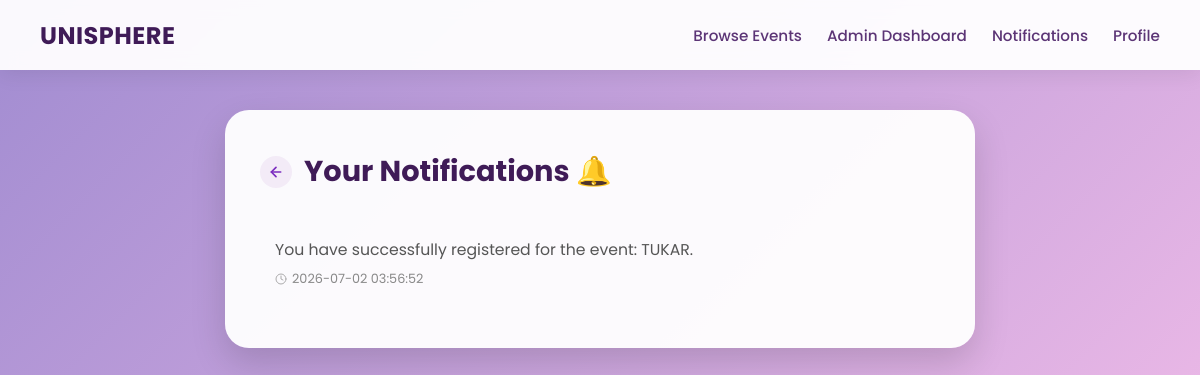
/notifications (signed in), run on an earlier commit of the app's database.
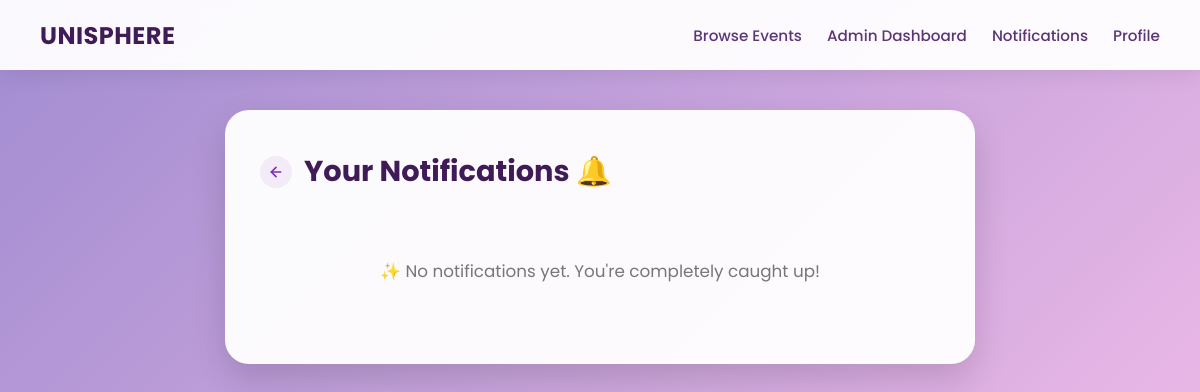
And on a later commit of the database.
### tables this page shows
CREATE TABLE notifications (
    id INTEGER PRIMARY KEY AUTOINCREMENT,
    student_id varchar(10) NOT NULL,
    message TEXT NOT NULL,
    type TEXT NOT NULL,
    is_read INTEGER DEFAULT 0,
    created_at TIMESTAMP DEFAULT CURRENT_TIMESTAMP, redirect TEXT,
    FOREIGN KEY (student_id) REFERENCES users_general(student_id)
);

### app.py (the view)
@app.route('/notifications')
def notifications():
    username = session.get('user')
    if not username:
        return redirect(url_for('signin'))
    conn = get_db_connection()
    cursor = conn.cursor()
    cursor.execute("""
        SELECT student_id FROM users_general WHERE username = ?
    """, (username,))
    user = cursor.fetchone()
    if not user:
        conn.close()
        return "User not found"
    create_event_reminders(user["student_id"])
    cursor.execute("""
        SELECT * FROM notifications
        WHERE student_id = ?
        ORDER BY created_at DESC
    """, (user["student_id"],))
    notifications_list = cursor.fetchall()
    cursor.execute("""
        SELECT COUNT(*)
        FROM notifications
        WHERE student_id=? AND is_read=0
    """, (user["student_id"],))
    unread_notifications = cursor.fetchone()[0]
    conn.close()
    return render_template("notifications.html", notifications=notifications_list, unread_notifications=unread_notifications)

### app.py (called while the page is built, shortened)
def get_db_connection():
    conn = sqlite3.connect('database.db')
    conn.row_factory = sqlite3.Row
    conn.execute("PRAGMA foreign_keys = 1")
    return conn

def create_event_reminders(student_id):
    conn = get_db_connection()
    cursor = conn.cursor()
    cursor.execute("""
        SELECT
            e.event_id,
            e.event_name,
            e.start_date AS date,
            e.start_time AS time
        FROM event_registrations r
        JOIN events e
            ON r.event_id = e.event_id
        WHERE r.student_id = ?
    """, (student_id,))
    events = cursor.fetchall()
    today = datetime.today().date()
    tomorrow = today + timedelta(days=1)
    for event in events:
        event_date = datetime.strptime(
            event["date"],
            "%Y-%m-%d"
        ).date()
    conn.commit()
    conn.close()

### templates/notifications.html (shortened to what this page needs)
<!DOCTYPE html>
<html lang="en">
<head>
</head>
<body>
    <nav class="navbar">
        <a class="navbar-brand" href="/user_dashboard">UniSphere</a>
        <div class="navbar-links">
            {% if session.get('role') == 'user' %}
                    <a href="/eventbrowsing">Browse Events</a>
                    <a href="/be_organizer">Become Organizer</a>
                    <a href="/notifications" class="notification-link">
                        Notifications
                        {% if unread_notifications > 0 %}
                            <span class="notification-dot"></span>
                        {% endif %}
                    </a>
                    <a href="/user_dashboard">Profile</a>
                {% elif session.get('role') == 'admin' %}
                    <a href="/eventbrowsing">Browse Events</a>
                    <a href="/admin_dashboard">Admin Dashboard</a>
                    <a href="/notifications" class="notification-link">
                        Notifications
                    </a>
                    <a href="/user_dashboard">Profile</a>
                {% endif %}
        </div>
    </nav>
    <div class="container">
        <div class="title-wrapper">
            <a href="/user_dashboard" class="inline-back-arrow" title="Return to user dashboard">
                <svg xmlns="http://www.w3.org/2000/svg" width="16" height="16" viewBox="0 0 24 24" fill="none" stroke="currentColor" stroke-width="2.5" stroke-linecap="round" stroke-linejoin="round">
                    <line x1="19" y1="12" x2="5" y2="12"></line>
                    <polyline points="12 19 5 12 12 5"></polyline>
                </svg>
            </a>
            <h2>Your Notifications 🔔</h2>
        </div>
        {% if notifications %}
            {% for n in notifications %}
                <div class="notification {% if n['is_read'] == 0 %}unread{% else %}read{% endif %}">
                    <div class="notification-content">
                        <span class="msg-text">
                            {{ n['message'] }}
                        </span>
                    </div>
                    <div class="notification-meta">
                        <svg xmlns="http://www.w3.org/2000/svg" width="12" height="12" viewBox="0 0 24 24" fill="none" stroke="currentColor" stroke-width="2" stroke-linecap="round" stroke-linejoin="round" style="opacity:0.7;">
                            <circle cx="12" cy="12" r="10"></circle>
                            <polyline points="12 6 12 12 16 14"></polyline>
                        </svg>
                        {{ n['created_at'] }}
                    </div>
                </div>
            {% endfor %}
        {% else %}
            <div class="empty">
                <p>✨ No notifications yet. You're completely caught up!</p>
            </div>
        {% endif %}
    </div>
</body>
</html>

What changed in the data, as far as the page shows it:
removed notifications: message "You have successfully registered for the event: TUKAR.", created_at "2026-07-02 03:56:52"
Also different on the page:
text now shown: "✨ No notifications yet. You're completely caught up!"
